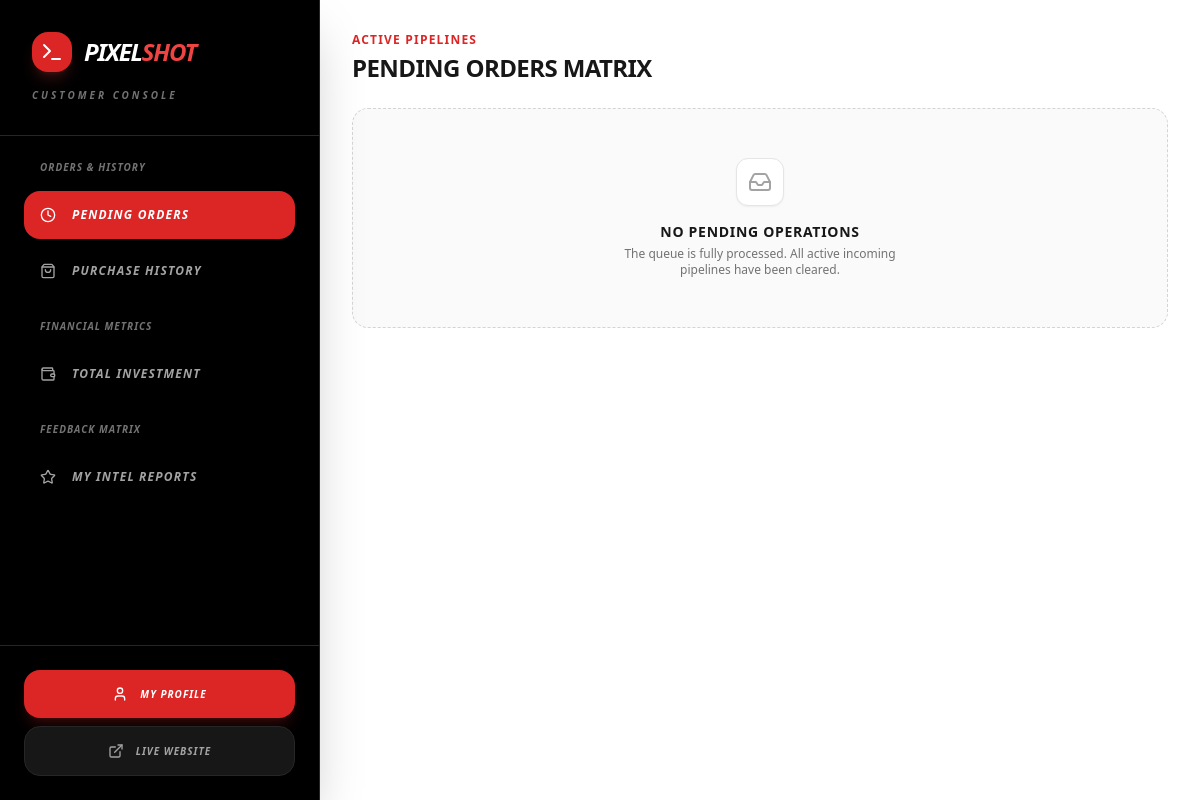
/dashboard/ (signed in), run on an earlier commit of the app's database.
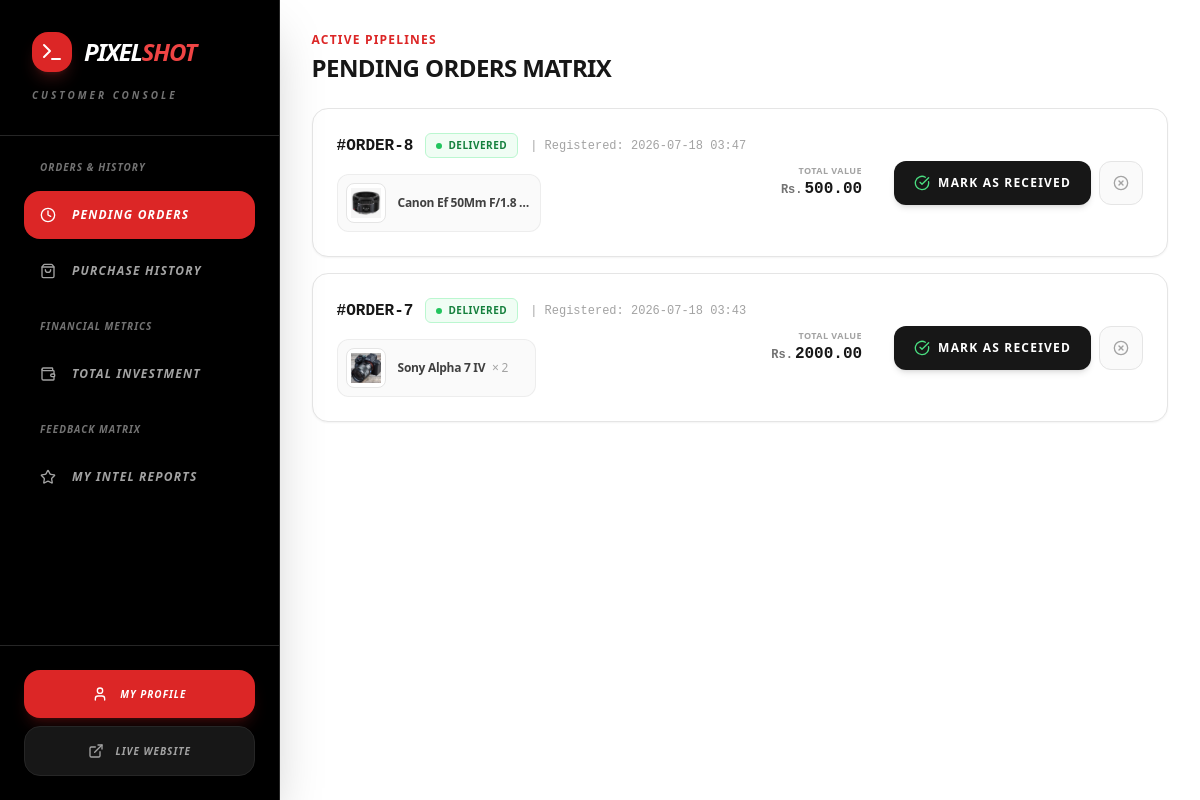
And on a later commit of the database.
### ps_app/models.py (models this page shows, shortened)
class Order(models.Model):
    class Status(models.TextChoices):
        PAID = 'paid', 'Payment Confirmed'
        SHIPPING = 'shipping', 'In Transit'
        DELIVERED = 'delivered', 'Delivered'
        COMPLETED = 'completed', 'Completed'
        CANCELLED = 'cancelled', 'Cancelled'
    class PaymentMethod(models.TextChoices):
        ESEWA = 'esewa', 'Esewa'
        COD = 'cod', 'Cash on Delivery'
    customer = models.ForeignKey(User, on_delete=models.CASCADE, related_name='orders')
    total_amount = models.DecimalField(max_digits=12, decimal_places=2)
    status = models.CharField(max_length=20, choices=Status.choices, default=Status.PAID)
    transaction_id = models.CharField(max_length=100, help_text="Payment provider tracking reference ID")
    shipping_address = models.TextField()
    payment_method = models.CharField(max_length=20, choices=PaymentMethod.choices, default=PaymentMethod.ESEWA)
    created_at = models.DateTimeField(auto_now_add=True)

class OrderItem(models.Model):
    order = models.ForeignKey(Order, on_delete=models.CASCADE, related_name='items')
    product = models.ForeignKey(Product, on_delete=models.CASCADE)
    price_at_purchase = models.DecimalField(max_digits=10, decimal_places=2)
    quantity = models.PositiveIntegerField(default=1)

class Product(models.Model):
    class Category(models.TextChoices):
        CAMERAS = 'cameras', 'Camera Bodies'
        LENSES = 'lenses', 'Lenses & Optics'
        STABILIZERS = 'stabilizers', 'Gimbals & Tripods'
        LIGHTING = 'lighting', 'Studio & On-Camera Lighting'
        AUDIO = 'audio', 'Microphones & Audio Recorders'
        STORAGE = 'storage', 'Memory Cards & Drives'
        ACCESSORIES = 'accessories', 'Bags, Power & Rigging'
    class Condition(models.TextChoices):
        NEW = 'new', 'Brand New (Sealed)'
        REFURBISHED = 'refurbished', 'Factory Refurbished'
        OPEN_BOX = 'open_box', 'Open Box / Mint'
    brand = models.ForeignKey(Brand, on_delete=models.SET_NULL, null=True, related_name='products')
    name = models.CharField(max_length=255)
    category = models.CharField(max_length=20, choices=Category.choices)
    condition = models.CharField(max_length=20, choices=Condition.choices, default=Condition.NEW)
    description = models.TextField()
    price = models.DecimalField(max_digits=10, decimal_places=2)
    stock = models.PositiveIntegerField(default=0)
    product_image = models.ImageField(upload_to='images/products/')
    sku = models.CharField(max_length=100, unique=True, blank=True, null=True, help_text="Unique Product SKU Stock Identifier")
    is_active = models.BooleanField(default=True)
    created_at = models.DateTimeField(auto_now_add=True)

### ps_app/views/dashboard.py (the view)
# urls.py: path('dashboard/', customer_dashboard_view, name='customer_dashboard'),
def customer_dashboard_view(request):
    if not request.user.is_authenticated or request.user.is_staff:
        messages.error(request, "You are not authorized to access the customer dashboard.")
        return redirect('/')
    section = request.GET.get('section', 'pending-orders')
    context = {
        'section' : section,
        'gross_spent' : Order.objects.filter(customer=request.user, status=Order.Status.COMPLETED).aggregate(total=models.Sum('total_amount'))['total'] or 0.00,
        'average_spent' : Order.objects.filter(customer=request.user, status=Order.Status.COMPLETED).aggregate(avg=models.Avg('total_amount'))['avg'] or 0.00
    }
    if section == 'pending-orders':
        context['pending_orders'] = Order.objects.filter(customer=request.user).exclude(status__in=[Order.Status.COMPLETED, Order.Status.CANCELLED]).order_by('-created_at')
    elif section == 'my-orders':
        context['orders'] = Order.objects.filter(customer=request.user, status__in=[Order.Status.COMPLETED, Order.Status.CANCELLED]).order_by('-created_at')
    elif section == 'total-spent':
        context['total_spent'] = Order.objects.filter(customer=request.user, status=Order.Status.COMPLETED).order_by('-created_at')
    elif section == 'my-reviews':
        context['my_reviews'] = Review.objects.filter(customer=request.user).order_by('-created_at')
    return render(request, 'dashboard/customer_dashboard.html', context)

### ps_app/templates/dashboard/customer_dashboard.html (shortened to what the changed rows need)
<!DOCTYPE html>
<html lang="en">
<head>
    {% load static %}
    <link href="{% static 'css/styles.css' %}" rel="stylesheet" />
</head>
<body class="bg-white flex min-h-screen overflow-hidden text-neutral-900">
    <aside class="w-80 bg-black text-white flex flex-col shadow-2xl relative z-30 border-r border-neutral-800">
        <div class="p-8 border-b border-neutral-800">
            <div class="flex items-center gap-3">
                <h1 class="text-2xl font-black italic tracking-tighter uppercase">
                    Pixel<span class="text-red-500">Shot</span>
                </h1>
            </div>
        </div>
    </aside>
    <main class="flex-grow flex flex-col h-screen overflow-y-auto bg-white p-6 sm:p-8">
        {% if section == 'pending-orders' or not section %}
            {% include 'dashboard/customer/_pending_orders.html' %}
        {% elif section == 'my-orders' %}
            {% include 'dashboard/customer/_my_orders.html' %}
        {% elif section == 'total-spent' %}
            {% include 'dashboard/customer/_total_spent.html' %}
        {% elif section == 'my-reviews' %}
            {% include 'dashboard/customer/_my_reviews.html' %}
        {% endif %}
    </main>
</body>
</html>

### ps_app/templates/dashboard/customer/_pending_orders.html (shortened to what the changed rows need)
<div class="space-y-6">
    <div>
        <h2 class="text-xs font-bold uppercase tracking-widest text-red-600 mb-1">Active Pipelines</h2>
    </div>
    <div class="space-y-4">
        {% for order in pending_orders %}
            <div class="bg-white border border-neutral-200 rounded-2xl p-6 min-h-[140px] flex flex-col lg:flex-row lg:items-center justify-between gap-6 hover:border-neutral-300 transition-all shadow-sm group">
                <div class="space-y-4 flex-grow w-full">
                    <div class="flex flex-wrap items-center gap-3">
                        <span class="font-mono font-black text-base text-neutral-900">#ORDER-{{ order.id }}</span>
                        {% if order.status == 'paid' %}
                            <span class="inline-flex items-center gap-1.5 px-2.5 py-1 rounded-md bg-blue-50 border border-blue-200 text-blue-700 text-[10px] font-black uppercase tracking-wider">
                                {% if order.payment_method == 'esewa' %}
                                    <span class="w-1.5 h-1.5 rounded-full bg-blue-500"></span> {{ order.get_status_display }}
                                {% else %}
                                    <span class="w-1.5 h-1.5 rounded-full bg-blue-500"></span> Order Placed
                                {% endif %}
                            </span>
                        {% elif order.status == 'processing' %}
                            <span class="inline-flex items-center gap-1.5 px-2.5 py-1 rounded-md bg-amber-50 border border-amber-200 text-amber-700 text-[10px] font-black uppercase tracking-wider animate-pulse">
                                <span class="w-1.5 h-1.5 rounded-full bg-amber-500"></span> {{ order.get_status_display }}
                            </span>
                        {% elif order.status == 'shipping' %}
                            <span class="inline-flex items-center gap-1.5 px-2.5 py-1 rounded-md bg-indigo-50 border border-indigo-200 text-indigo-700 text-[10px] font-black uppercase tracking-wider">
                                <span class="w-1.5 h-1.5 rounded-full bg-indigo-500"></span> {{ order.get_status_display }}
                            </span>
                        {% elif order.status == 'completed' or order.status == 'delivered' %}
                            <span class="inline-flex items-center gap-1.5 px-2.5 py-1 rounded-md bg-green-50 border border-green-200 text-green-700 text-[10px] font-black uppercase tracking-wider">
                                <span class="w-1.5 h-1.5 rounded-full bg-green-500"></span> {{ order.get_status_display }}
                            </span>
                        {% else %}
                            <span class="inline-flex items-center gap-1.5 px-2.5 py-1 rounded-md bg-neutral-50 border border-neutral-200 text-neutral-600 text-[10px] font-black uppercase tracking-wider">
                                <span class="w-1.5 h-1.5 rounded-full bg-neutral-400"></span> {{ order.get_status_display }}
                            </span>
                        {% endif %}
                        <span class="text-xs text-neutral-400 font-mono">| Registered: {{ order.created_at|date:"Y-m-d H:i" }}</span>
                    </div>
                    <div class="grid grid-cols-1 sm:grid-cols-2 gap-3 max-w-4xl">
                        {% for item in order.items.all %}
                            <div class="flex items-center gap-3 bg-neutral-50 border border-neutral-200/60 p-2 rounded-xl">
                                <div class="w-10 h-10 bg-white border border-neutral-200 rounded-lg overflow-hidden flex items-center justify-center p-1 shrink-0">
                                    {% if item.product.product_image %}
                                        <img src="{{ item.product.product_image.url }}" alt="{{ item.product.name }}" class="w-full h-full object-cover">
                                    {% else %}
                                        <i data-lucide="image" class="w-6 h-6 text-neutral-300"></i>
                                    {% endif %}
                                </div>
                                <span class="text-neutral-700 text-xs font-black tracking-tight truncate">
                                    {{ item.product.name }} <span class="text-neutral-400 font-medium ml-1">× {{ item.quantity }}</span>
                                </span>
                            </div>
                        {% endfor %}
                    </div>
                </div>
                <div class="flex items-center justify-between lg:justify-end gap-8 border-t lg:border-t-0 border-neutral-100 pt-4 lg:pt-0 shrink-0">
                    <div class="flex flex-col lg:text-right">
                        <span class="text-[9px] uppercase font-bold tracking-wider text-neutral-400">Total Value</span>
                        <div class="flex items-baseline gap-0.5">
                            <span class="text-xs font-mono font-bold text-neutral-500">Rs.</span>
                            <span class="text-base font-mono font-black text-neutral-900">{{ order.total_amount|floatformat:2 }}</span>
                        </div>
                    </div>
                    <div class="flex items-center gap-2">
                        {% if order.status == "paid" %}
                            <div class="bg-neutral-900 text-white font-black h-11 px-5 rounded-xl flex items-center justify-center gap-2 text-xs uppercase tracking-widest shadow-md whitespace-nowrap">
                                <i data-lucide="package" class="w-3.5 h-3.5 text-amber-500 animate-pulse"></i>
                                <span>Awaiting Dispatch</span>
                            </div>
                        {% elif order.status == "shipping" %}
                            <div class="bg-neutral-900 text-white font-black h-11 px-5 rounded-xl flex items-center justify-center gap-2 text-xs uppercase tracking-widest shadow-md whitespace-nowrap">
                                <i data-lucide="radar" class="w-3.5 h-3.5 text-red-500"></i>
                                <span>On the Way</span>
                            </div>
                        {% elif order.status == "delivered" %}
                            <a href="/order/confirmed/{{ order.id }}" class="bg-neutral-900 hover:bg-neutral-800 text-white font-black h-11 px-5 rounded-xl transition-all flex items-center justify-center gap-2 text-xs uppercase tracking-widest shadow-md whitespace-nowrap active:scale-95">
                                <i data-lucide="check-circle" class="w-4 h-4 text-green-400"></i>
                                <span>Mark as Received</span>
                            </a>
                        {% endif %}
                        <a href="/order/cancelled/{{ order.id }}" class="bg-neutral-50 hover:bg-red-50 border border-neutral-200 hover:border-red-200 text-neutral-400 hover:text-red-600 h-11 w-11 rounded-xl transition-all flex items-center justify-center active:scale-95" title="Abort Order Pipeline">
                            <i data-lucide="x-circle" class="w-4 h-4"></i>
                        </a>
                    </div>
                </div>
            </div>
        {% empty %}
            <div class="flex flex-col items-center justify-center text-center p-12 bg-neutral-50 border border-dashed border-neutral-300 rounded-2xl min-h-[220px]">
                <div class="w-12 h-12 rounded-xl bg-white border border-neutral-200 flex items-center justify-center mb-4 shadow-sm text-neutral-400">
                    <i data-lucide="inbox" class="w-6 h-6"></i>
                </div>
                <h3 class="text-sm font-black text-neutral-900 uppercase tracking-wider mb-1">No Pending Operations</h3>
                <p class="text-xs text-neutral-500 max-w-xs font-medium">The queue is fully processed. All active incoming pipelines have been cleared.</p>
            </div>
        {% endfor %}
    </div>
</div>

What changed in the data, as far as the page shows it:
added Order: id "8", status "DELIVERED", created_at "2026-07-18 03:47", total_amount "500.00"
added OrderItem: product.product_image (picture), product.name "Canon Ef 50Mm F/1.8…", shown under "8"
added Order: id "7", status "DELIVERED", created_at "2026-07-18 03:43", total_amount "2000.00"
added OrderItem: product.product_image (picture), product.name "Sony Alpha 7 IV", quantity "2", shown under "7"
Also different on the page:
text no longer shown: "NO PENDING OPERATIONS The queue is fully processed. All active incoming pipelines have been cleared."
